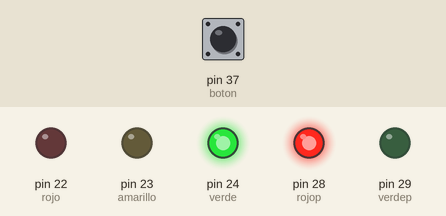
This sketch was run on a simulated Arduino Mega 2560, built with avr-gcc and run on an emulated ATmega2560. Shown: output pins drawn as LEDs (lit = HIGH). Inputs (shaded band) come from the test bench; at power-on: pin 37 (boton) LOW.

Above: at 1.2 s.
1.3 s: pin 37 (boton) pulled HIGH for 0.15 s
At 2.1 s:
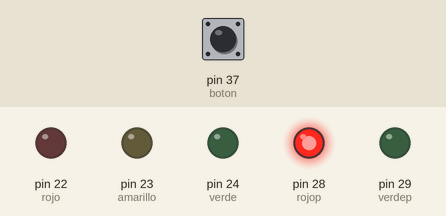
At 9.5 s:
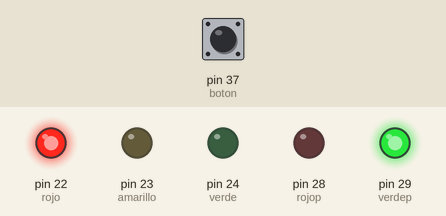
Timing chart, 0 to 18.8 s (numbered marks = the images above; inputs shaded):
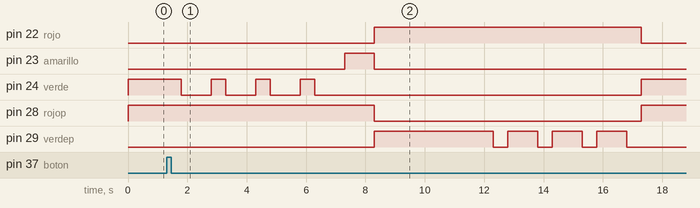

The sketch:

SemaforoYBoton.ino
```cpp
// ESTEBAN VERGARA GIRALDO

#define rojo 22
#define amarillo 23
#define verde 24

#define rojop 28
#define verdep 29

#define boton 37

int hinicial;
int hactual;
bool botonActivo;

void setup() {
  pinMode(rojo,OUTPUT);
  pinMode(amarillo,OUTPUT);
  pinMode(verde,OUTPUT);

  digitalWrite(rojo,LOW);
  digitalWrite(amarillo,LOW);
  digitalWrite(verde,LOW);

  pinMode(rojop,OUTPUT);
  pinMode(verdep,OUTPUT);

  digitalWrite(rojop,LOW);
  digitalWrite(verdep,LOW);

  pinMode(boton,INPUT);
}

void loop() {
  digitalWrite(verde,HIGH);
  digitalWrite(rojop,HIGH);

  hinicial = millis();
  hactual = millis();
  botonActivo = false;
  while(hactual-hinicial <= 10000  && !botonActivo){
     hactual = millis();
     botonActivo = digitalRead(boton);
  }

  digitalWrite(verde,LOW);
  for(int i = 0; i <= 3; i++){
    digitalWrite(verde,HIGH);
    delay(500);
    digitalWrite(verde,LOW);
    delay(1000);
  }
  digitalWrite(amarillo,HIGH);
  delay(1000);
  digitalWrite(amarillo,LOW);
  digitalWrite(rojo,HIGH);
  digitalWrite(rojop,LOW);
  digitalWrite(verdep,HIGH);
  delay(3000);
  for(int i = 0; i <= 3; i++){
    digitalWrite(verdep,HIGH);
    delay(1000);
    digitalWrite(verdep,LOW);
    delay(500);
  }
  digitalWrite(rojo,LOW);
}
```

Measured:
- after the input at 1.3 s, pin 22 (rojo): LOW → HIGH after 7.0 s instead of 15.7 s; pin 28 (rojop): HIGH → LOW after 7.0 s instead of 15.7 s
